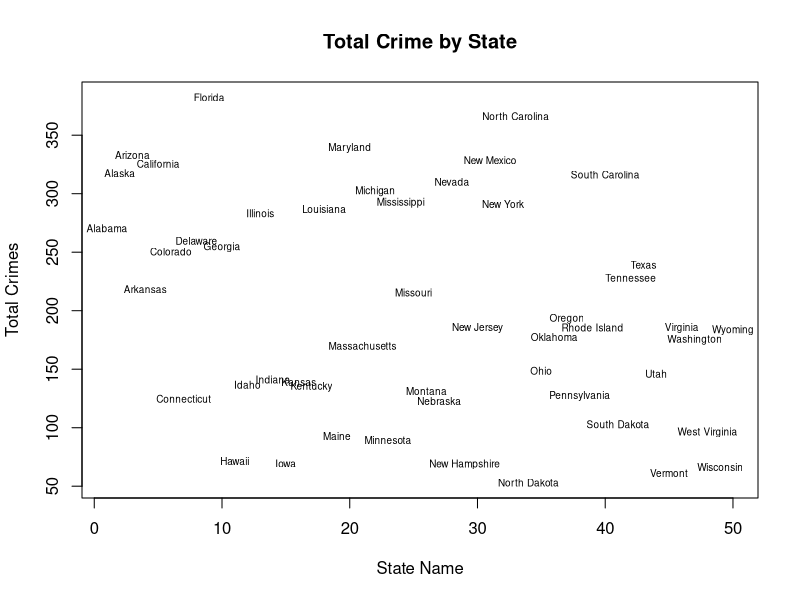
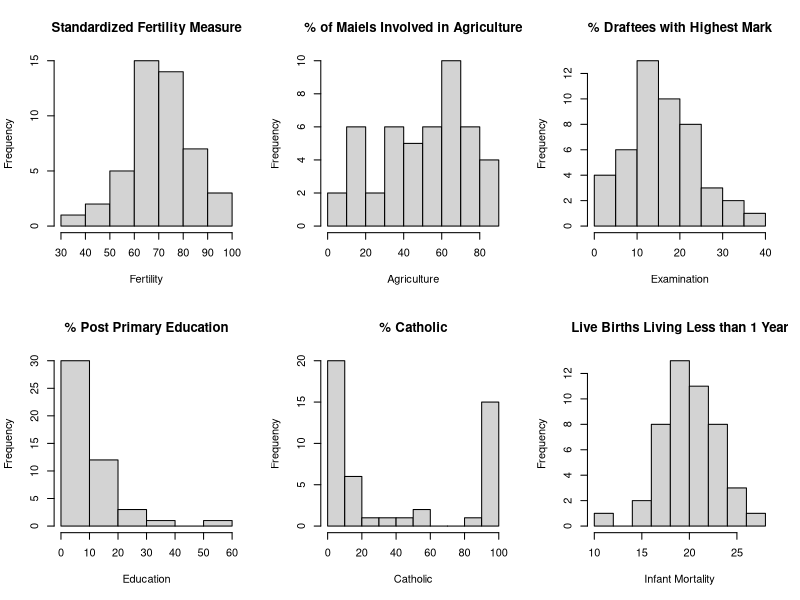

The R script that drew these images, in order: (Note: this script raises an error after producing the figures.)
#HW 2, 2/8/2016
#Use the help() function to get a handle on the built-in R 
# dataset USArrests. Give it a new name (so as to redefine it as 
# a new object, for example, use command arrests<-USArrests).

?USArrests
head(USArrests)
arrests<-USArrests
apply(arrests[,1:4],2,mean,na.rm=TRUE)
total_crime<-apply(arrests[,c(1,2,4)],1,sum,na.rm=TRUE)
arrests$total_crime<-total_crime
quantile(arrests$total_crime,probs=c(0,.2,.4,.6,.8,1))

#Makes a scatterplot and saves it as a png to wd
png("TotalCrime.png")
plot(arrests$total_crime,ylab="Total Crimes",xlab="State Name",main="Total Crime by State",type="n") 
text(total_crime,labels=row.names(arrests),cex=0.6)
dev.off()

# Use the swiss dataset (the dataset is within R) to create/output the following plots: 
# a.	Create a histogram of all of the continuous variables (there should be 6) in one *.tiff 
# figure that has two rows and three columns. Label the horizontal axis and give each plot 
# its own main title. 
tiff(filename="SwissData.tiff")
attach(swiss)
par(mfrow=c(2,3))
hist(Fertility,main="Standardized Fertility Measure",xlab="Fertility")
hist(Agriculture,main="% of Maiels Involved in Agriculture",xlab="Agriculture")
hist(Examination,main="% Draftees with Highest Mark",xlab="Examination")
hist(Education,main="% Post Primary Education",xlab="Education")
hist(Catholic,main="% Catholic",xlab="Catholic")
hist(Infant.Mortality,main="Live Births Living Less than 1 Year",xlab="Infant Mortality")
detach(swiss)
dev.off()

# Create 5 scatterplots. Plot each of the continuous variables versus Infant Mortality in 
# one *.tiff figure that has 5 rows and 1 column. Label the axes and give each plot its own main title. 
tiff(filename="SwissPlot.tiff")
attach(swiss)
par(mfrow=c(5,1))
plot(Infant.Mortality,Fertility,main="Fertility vs. Infant Mortality",ylab="Fertility",xlab="Infant Mortality")
plot(Infant.Mortality,Agriculture,main="Agriculture vs. Infant Mortality",ylab="Agriculture",xlab="Infant Mortality")
plot(Infant.Mortality,Examination,main="Examination vs. Infant Mortality",ylab="Examination",xlab="Infant Mortality")
plot(Infant.Mortality,Education,main="Education vs. Infant Mortality",ylab="Education",xlab="Infant Mortality")
plot(Infant.Mortality,Catholic,main="Catholic vs. Infant Mortality",ylab="Catholic",xlab="Infant Mortality")
detach(swiss)
dev.off()


# Use the ChickWeight dataset (the dataset is within R) to do the following:
#   a. Create a qqplot of the Weight variable. Label the main title and store the file as a *.png
# file.

png(filename="ChickWeightQQ.png")
qqnorm(ChickWeight$weight,main="Weight Q-Q Plot")
qqline(ChickWeight$weight)
dev.off()


# b. Create a *.tiff file of side-by-side boxplots of Weight for each type of chick diet (there                                                                                        should be one figure with four side by side boxplots). Label the axes and the main title.
tiff(filename="ChickWeightBox.tiff")
boxplot(weight ~ Diet, data=ChickWeight,main="Chick Weight by Diet", xlab="Diet", ylab="Weight (gm)")
dev.off()

tapply(conc,Type,mean)
tapply(conc,Type,sd)
tapply(uptake,Type,mean)
tapply(uptake,Type,sd)


